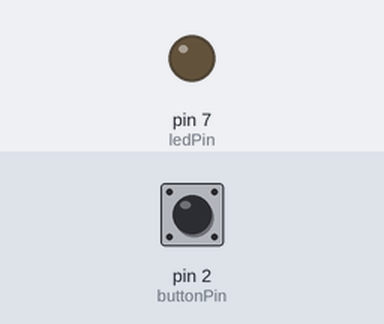
This sketch was run on a simulated Arduino Uno, built with avr-gcc and run on an emulated ATmega328P. Parts: output pins drawn as LEDs (lit = HIGH). Inputs (shaded band) come from the test bench; at power-on: pin 2 (buttonPin) LOW.

Above: at 1.2 s.
1.3 s: pin 2 (buttonPin) pulled HIGH for 0.15 s
At 1.8 s:
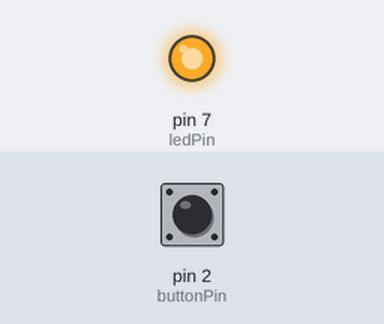
3.0 s: pin 2 (buttonPin) pulled HIGH for 1 s
At 3.8 s:
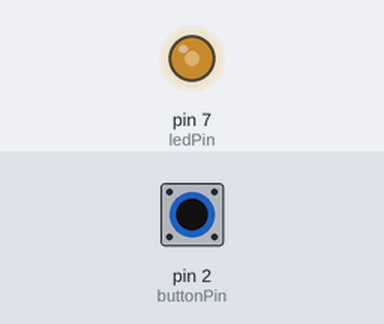
Timing chart, 0 to 6.0 s (numbered marks = the images above; inputs shaded):
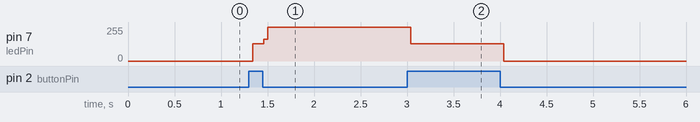

Measured:
- after the input at 1.3 s, pin 7 (ledPin): 0/255 → 131/255 at once, → 255/255 0.12 s later
- after the input at 3.0 s, pin 7 (ledPin): 255/255 → 131/255 at once, → 0/255 1.0 s later

The sketch:

button_led.ino
```cpp
const int ledPin = 7;
const int buttonPin = 2;
int isButton = 0;


void setup()
{
  pinMode(buttonPin, INPUT);
  pinMode(ledPin, OUTPUT);
}

void loop()
{
  int buttonState = digitalRead(buttonPin);

  if(buttonState == HIGH){

    if (isButton == 0){
      isButton = 1;
    }
    else if (isButton == 1) {
      isButton = 0;
    }
  }

  if(isButton == 1)
  {
    digitalWrite(ledPin, HIGH);
  }
  else if (isButton == 0)
  {
    digitalWrite(ledPin, LOW);
  }


}
```
